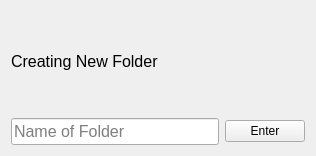
<?xml version="1.0" encoding="UTF-8"?>
<ui version="4.0">
 <class>Form</class>
 <widget class="QWidget" name="Form">
  <property name="geometry">
   <rect>
    <x>0</x>
    <y>0</y>
    <width>316</width>
    <height>156</height>
   </rect>
  </property>
  <property name="sizePolicy">
   <sizepolicy hsizetype="Fixed" vsizetype="Fixed">
    <horstretch>0</horstretch>
    <verstretch>0</verstretch>
   </sizepolicy>
  </property>
  <property name="minimumSize">
   <size>
    <width>315</width>
    <height>150</height>
   </size>
  </property>
  <property name="maximumSize">
   <size>
    <width>350</width>
    <height>200</height>
   </size>
  </property>
  <property name="windowTitle">
   <string>Form</string>
  </property>
  <layout class="QVBoxLayout" name="verticalLayout_3">
   <item>
    <layout class="QVBoxLayout" name="verticalLayout">
     <item>
      <widget class="QLabel" name="labelNewFolder">
       <property name="font">
        <font>
         <family>Segoe UI</family>
         <pointsize>12</pointsize>
        </font>
       </property>
       <property name="text">
        <string>Creating New Folder</string>
       </property>
      </widget>
     </item>
     <item>
      <layout class="QHBoxLayout" name="horizontalLayout">
       <item>
        <widget class="QLineEdit" name="lineEditFolderName">
         <property name="font">
          <font>
           <pointsize>12</pointsize>
          </font>
         </property>
         <property name="text">
          <string/>
         </property>
         <property name="placeholderText">
          <string>Name of Folder</string>
         </property>
        </widget>
       </item>
       <item>
        <widget class="QPushButton" name="buttonEnter">
         <property name="text">
          <string>Enter</string>
         </property>
        </widget>
       </item>
      </layout>
     </item>
    </layout>
   </item>
  </layout>
 </widget>
 <resources/>
 <connections/>
</ui>
